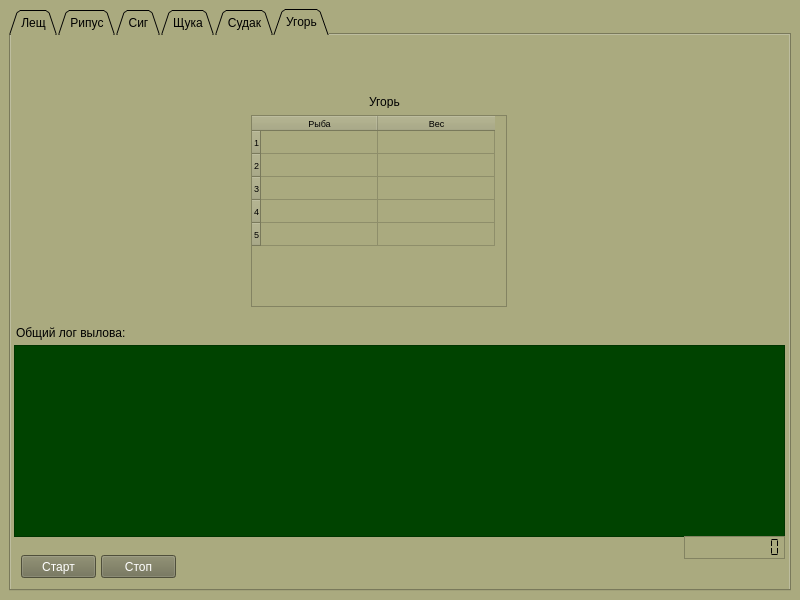
<?xml version="1.0" encoding="UTF-8"?>
<ui version="4.0">
 <class>MainForm</class>
 <widget class="QMainWindow" name="MainForm">
  <property name="geometry">
   <rect>
    <x>0</x>
    <y>0</y>
    <width>800</width>
    <height>600</height>
   </rect>
  </property>
  <property name="windowTitle">
   <string>Промысел Ладога</string>
  </property>
  <property name="windowIcon">
   <iconset>
    <normaloff>img/logo.ico</normaloff>img/logo.ico</iconset>
  </property>
  <property name="styleSheet">
   <string notr="true">background-color: rgb(170, 170, 127);</string>
  </property>
  <widget class="QWidget" name="centralwidget">
   <layout class="QGridLayout" name="gridLayout">
    <item row="1" column="0">
     <widget class="QTabWidget" name="tabWidget">
      <property name="tabShape">
       <enum>QTabWidget::Triangular</enum>
      </property>
      <property name="currentIndex">
       <number>5</number>
      </property>
      <property name="elideMode">
       <enum>Qt::ElideNone</enum>
      </property>
      <property name="tabsClosable">
       <bool>false</bool>
      </property>
      <property name="movable">
       <bool>false</bool>
      </property>
      <property name="tabBarAutoHide">
       <bool>false</bool>
      </property>
      <widget class="QWidget" name="tab">
       <attribute name="title">
        <string>Лещ</string>
       </attribute>
       <widget class="QLabel" name="label">
        <property name="geometry">
         <rect>
          <x>10</x>
          <y>10</y>
          <width>121</width>
          <height>16</height>
         </rect>
        </property>
        <property name="text">
         <string>Лещ не менее 5 кг.</string>
        </property>
       </widget>
       <widget class="QTableWidget" name="tableLesh">
        <property name="geometry">
         <rect>
          <x>3</x>
          <y>30</y>
          <width>251</width>
          <height>251</height>
         </rect>
        </property>
        <property name="font">
         <font>
          <pointsize>7</pointsize>
         </font>
        </property>
        <property name="frameShadow">
         <enum>QFrame::Plain</enum>
        </property>
        <property name="lineWidth">
         <number>1</number>
        </property>
        <property name="midLineWidth">
         <number>0</number>
        </property>
        <property name="sizeAdjustPolicy">
         <enum>QAbstractScrollArea::AdjustIgnored</enum>
        </property>
        <property name="alternatingRowColors">
         <bool>false</bool>
        </property>
        <property name="sortingEnabled">
         <bool>false</bool>
        </property>
        <property name="rowCount">
         <number>0</number>
        </property>
        <attribute name="horizontalHeaderCascadingSectionResizes">
         <bool>false</bool>
        </attribute>
        <attribute name="horizontalHeaderDefaultSectionSize">
         <number>117</number>
        </attribute>
        <attribute name="verticalHeaderDefaultSectionSize">
         <number>23</number>
        </attribute>
        <column>
         <property name="text">
          <string>Рыба</string>
         </property>
         <property name="font">
          <font>
           <pointsize>7</pointsize>
          </font>
         </property>
        </column>
        <column>
         <property name="text">
          <string>Вес</string>
         </property>
         <property name="font">
          <font>
           <pointsize>7</pointsize>
          </font>
         </property>
        </column>
       </widget>
       <widget class="QPushButton" name="startLesh">
        <property name="geometry">
         <rect>
          <x>10</x>
          <y>530</y>
          <width>75</width>
          <height>23</height>
         </rect>
        </property>
        <property name="styleSheet">
         <string notr="true">background-color: rgb(111, 111, 83);
color: #fff</string>
        </property>
        <property name="text">
         <string>Старт</string>
        </property>
       </widget>
       <widget class="QPushButton" name="stopLesh">
        <property name="geometry">
         <rect>
          <x>90</x>
          <y>530</y>
          <width>75</width>
          <height>23</height>
         </rect>
        </property>
        <property name="styleSheet">
         <string notr="true">background-color: rgb(111, 111, 83);
color: #fff</string>
        </property>
        <property name="text">
         <string>Стоп</string>
        </property>
       </widget>
       <widget class="QTableWidget" name="tableGustera">
        <property name="geometry">
         <rect>
          <x>257</x>
          <y>30</y>
          <width>256</width>
          <height>251</height>
         </rect>
        </property>
        <property name="font">
         <font>
          <pointsize>7</pointsize>
         </font>
        </property>
        <property name="rowCount">
         <number>0</number>
        </property>
        <attribute name="horizontalHeaderDefaultSectionSize">
         <number>119</number>
        </attribute>
        <attribute name="verticalHeaderDefaultSectionSize">
         <number>23</number>
        </attribute>
        <column>
         <property name="text">
          <string>Рыба</string>
         </property>
         <property name="font">
          <font>
           <pointsize>7</pointsize>
          </font>
         </property>
        </column>
        <column>
         <property name="text">
          <string>Вес</string>
         </property>
         <property name="font">
          <font>
           <pointsize>7</pointsize>
          </font>
         </property>
        </column>
       </widget>
       <widget class="QTableWidget" name="tableBeloglazka">
        <property name="geometry">
         <rect>
          <x>517</x>
          <y>30</y>
          <width>256</width>
          <height>251</height>
         </rect>
        </property>
        <property name="font">
         <font>
          <pointsize>7</pointsize>
         </font>
        </property>
        <property name="rowCount">
         <number>0</number>
        </property>
        <attribute name="horizontalHeaderDefaultSectionSize">
         <number>119</number>
        </attribute>
        <attribute name="verticalHeaderDefaultSectionSize">
         <number>23</number>
        </attribute>
        <column>
         <property name="text">
          <string>Рыба</string>
         </property>
         <property name="font">
          <font>
           <pointsize>7</pointsize>
          </font>
         </property>
        </column>
        <column>
         <property name="text">
          <string>Вес</string>
         </property>
         <property name="font">
          <font>
           <pointsize>7</pointsize>
          </font>
         </property>
        </column>
       </widget>
       <widget class="QLabel" name="label_2">
        <property name="geometry">
         <rect>
          <x>6</x>
          <y>293</y>
          <width>191</width>
          <height>16</height>
         </rect>
        </property>
        <property name="text">
         <string>Общий лог вылова:</string>
        </property>
       </widget>
       <widget class="QLabel" name="label_3">
        <property name="geometry">
         <rect>
          <x>260</x>
          <y>10</y>
          <width>251</width>
          <height>16</height>
         </rect>
        </property>
        <property name="text">
         <string>Густера не менее 300 гр.</string>
        </property>
       </widget>
       <widget class="QLabel" name="label_4">
        <property name="geometry">
         <rect>
          <x>520</x>
          <y>10</y>
          <width>211</width>
          <height>16</height>
         </rect>
        </property>
        <property name="text">
         <string>Белоглазка не менее 250 гр.</string>
        </property>
       </widget>
       <widget class="QTextBrowser" name="textBrowser">
        <property name="geometry">
         <rect>
          <x>4</x>
          <y>310</y>
          <width>769</width>
          <height>201</height>
         </rect>
        </property>
        <property name="font">
         <font>
          <pointsize>10</pointsize>
         </font>
        </property>
        <property name="styleSheet">
         <string notr="true">background-color: rgb(0, 67, 0);
color: rgb(255, 255, 255);</string>
        </property>
        <property name="horizontalScrollBarPolicy">
         <enum>Qt::ScrollBarAlwaysOff</enum>
        </property>
       </widget>
       <widget class="QLCDNumber" name="lcdLesh">
        <property name="geometry">
         <rect>
          <x>671</x>
          <y>510</y>
          <width>101</width>
          <height>23</height>
         </rect>
        </property>
        <property name="frameShape">
         <enum>QFrame::StyledPanel</enum>
        </property>
        <property name="frameShadow">
         <enum>QFrame::Sunken</enum>
        </property>
        <property name="digitCount">
         <number>10</number>
        </property>
        <property name="segmentStyle">
         <enum>QLCDNumber::Flat</enum>
        </property>
       </widget>
      </widget>
      <widget class="QWidget" name="tab_2">
       <attribute name="title">
        <string>Рипус</string>
       </attribute>
       <widget class="QTextBrowser" name="textBrowser_2">
        <property name="geometry">
         <rect>
          <x>4</x>
          <y>300</y>
          <width>768</width>
          <height>211</height>
         </rect>
        </property>
        <property name="font">
         <font>
          <pointsize>10</pointsize>
         </font>
        </property>
        <property name="styleSheet">
         <string notr="true">background-color: rgb(0, 67, 0);
color: rgb(255, 255, 255);</string>
        </property>
        <property name="horizontalScrollBarPolicy">
         <enum>Qt::ScrollBarAlwaysOff</enum>
        </property>
       </widget>
       <widget class="QPushButton" name="btnStartRipus">
        <property name="geometry">
         <rect>
          <x>10</x>
          <y>520</y>
          <width>75</width>
          <height>23</height>
         </rect>
        </property>
        <property name="styleSheet">
         <string notr="true">background-color: rgb(111, 111, 83);
color: #fff</string>
        </property>
        <property name="text">
         <string>Старт</string>
        </property>
       </widget>
       <widget class="QPushButton" name="btnStopRipus">
        <property name="geometry">
         <rect>
          <x>90</x>
          <y>520</y>
          <width>75</width>
          <height>23</height>
         </rect>
        </property>
        <property name="styleSheet">
         <string notr="true">background-color: rgb(111, 111, 83);
color: #fff</string>
        </property>
        <property name="text">
         <string>Стоп</string>
        </property>
       </widget>
       <widget class="QLCDNumber" name="lcdRipus">
        <property name="geometry">
         <rect>
          <x>680</x>
          <y>510</y>
          <width>91</width>
          <height>23</height>
         </rect>
        </property>
        <property name="frameShape">
         <enum>QFrame::StyledPanel</enum>
        </property>
        <property name="digitCount">
         <number>10</number>
        </property>
        <property name="segmentStyle">
         <enum>QLCDNumber::Flat</enum>
        </property>
       </widget>
       <widget class="QTableWidget" name="tableRipus">
        <property name="geometry">
         <rect>
          <x>10</x>
          <y>50</y>
          <width>360</width>
          <height>202</height>
         </rect>
        </property>
        <property name="font">
         <font>
          <pointsize>7</pointsize>
         </font>
        </property>
        <attribute name="horizontalHeaderDefaultSectionSize">
         <number>153</number>
        </attribute>
        <attribute name="verticalHeaderDefaultSectionSize">
         <number>23</number>
        </attribute>
        <column>
         <property name="text">
          <string>Рыба</string>
         </property>
         <property name="font">
          <font>
           <pointsize>7</pointsize>
          </font>
         </property>
        </column>
        <column>
         <property name="text">
          <string>Вес</string>
         </property>
         <property name="font">
          <font>
           <pointsize>7</pointsize>
          </font>
         </property>
        </column>
       </widget>
       <widget class="QTableWidget" name="tableKorushka">
        <property name="geometry">
         <rect>
          <x>407</x>
          <y>50</y>
          <width>360</width>
          <height>202</height>
         </rect>
        </property>
        <property name="font">
         <font>
          <pointsize>7</pointsize>
         </font>
        </property>
        <attribute name="horizontalHeaderDefaultSectionSize">
         <number>153</number>
        </attribute>
        <attribute name="verticalHeaderDefaultSectionSize">
         <number>23</number>
        </attribute>
        <column>
         <property name="text">
          <string>Рыба</string>
         </property>
         <property name="font">
          <font>
           <pointsize>7</pointsize>
          </font>
         </property>
        </column>
        <column>
         <property name="text">
          <string>Вес</string>
         </property>
         <property name="font">
          <font>
           <pointsize>7</pointsize>
          </font>
         </property>
        </column>
       </widget>
       <widget class="QLCDNumber" name="lcdR">
        <property name="geometry">
         <rect>
          <x>110</x>
          <y>251</y>
          <width>161</width>
          <height>23</height>
         </rect>
        </property>
        <property name="frameShape">
         <enum>QFrame::StyledPanel</enum>
        </property>
        <property name="digitCount">
         <number>18</number>
        </property>
        <property name="segmentStyle">
         <enum>QLCDNumber::Flat</enum>
        </property>
       </widget>
       <widget class="QLCDNumber" name="lcdK">
        <property name="geometry">
         <rect>
          <x>510</x>
          <y>251</y>
          <width>161</width>
          <height>23</height>
         </rect>
        </property>
        <property name="frameShape">
         <enum>QFrame::StyledPanel</enum>
        </property>
        <property name="frameShadow">
         <enum>QFrame::Raised</enum>
        </property>
        <property name="digitCount">
         <number>18</number>
        </property>
        <property name="segmentStyle">
         <enum>QLCDNumber::Flat</enum>
        </property>
       </widget>
       <widget class="QLabel" name="label_5">
        <property name="geometry">
         <rect>
          <x>160</x>
          <y>17</y>
          <width>81</width>
          <height>20</height>
         </rect>
        </property>
        <property name="text">
         <string>Рипус</string>
        </property>
       </widget>
       <widget class="QLabel" name="label_6">
        <property name="geometry">
         <rect>
          <x>550</x>
          <y>20</y>
          <width>47</width>
          <height>13</height>
         </rect>
        </property>
        <property name="text">
         <string>Корюшка</string>
        </property>
       </widget>
       <widget class="QLabel" name="label_10">
        <property name="geometry">
         <rect>
          <x>7</x>
          <y>282</y>
          <width>171</width>
          <height>16</height>
         </rect>
        </property>
        <property name="text">
         <string>Общий лог вылова:</string>
        </property>
       </widget>
      </widget>
      <widget class="QWidget" name="tab_3">
       <attribute name="title">
        <string>Сиг</string>
       </attribute>
       <widget class="QTextBrowser" name="textBrowser_3">
        <property name="geometry">
         <rect>
          <x>3</x>
          <y>291</y>
          <width>770</width>
          <height>211</height>
         </rect>
        </property>
        <property name="styleSheet">
         <string notr="true">background-color: rgb(0, 67, 0);
color: rgb(255, 255, 255);</string>
        </property>
       </widget>
       <widget class="QPushButton" name="btnStartSig">
        <property name="geometry">
         <rect>
          <x>10</x>
          <y>520</y>
          <width>75</width>
          <height>23</height>
         </rect>
        </property>
        <property name="styleSheet">
         <string notr="true">background-color: rgb(111, 111, 83);
color: #fff</string>
        </property>
        <property name="text">
         <string>Старт</string>
        </property>
       </widget>
       <widget class="QPushButton" name="btnStopSig">
        <property name="geometry">
         <rect>
          <x>90</x>
          <y>520</y>
          <width>75</width>
          <height>23</height>
         </rect>
        </property>
        <property name="styleSheet">
         <string notr="true">background-color: rgb(111, 111, 83);
color: #fff</string>
        </property>
        <property name="text">
         <string>Стоп</string>
        </property>
       </widget>
       <widget class="QTableWidget" name="tableRybec">
        <property name="geometry">
         <rect>
          <x>3</x>
          <y>40</y>
          <width>251</width>
          <height>221</height>
         </rect>
        </property>
        <property name="rowCount">
         <number>8</number>
        </property>
        <attribute name="verticalHeaderDefaultSectionSize">
         <number>23</number>
        </attribute>
        <row/>
        <row/>
        <row/>
        <row/>
        <row/>
        <row/>
        <row/>
        <row/>
        <column>
         <property name="text">
          <string>Рыба</string>
         </property>
         <property name="font">
          <font>
           <pointsize>7</pointsize>
          </font>
         </property>
        </column>
        <column>
         <property name="text">
          <string>Вес</string>
         </property>
         <property name="font">
          <font>
           <pointsize>7</pointsize>
          </font>
         </property>
        </column>
       </widget>
       <widget class="QTableWidget" name="tableSig">
        <property name="geometry">
         <rect>
          <x>263</x>
          <y>40</y>
          <width>251</width>
          <height>221</height>
         </rect>
        </property>
        <property name="rowCount">
         <number>8</number>
        </property>
        <attribute name="verticalHeaderDefaultSectionSize">
         <number>23</number>
        </attribute>
        <row/>
        <row/>
        <row/>
        <row/>
        <row/>
        <row/>
        <row/>
        <row/>
        <column>
         <property name="text">
          <string>Рыба</string>
         </property>
         <property name="font">
          <font>
           <pointsize>7</pointsize>
          </font>
         </property>
        </column>
        <column>
         <property name="text">
          <string>Вес</string>
         </property>
         <property name="font">
          <font>
           <pointsize>7</pointsize>
          </font>
         </property>
        </column>
       </widget>
       <widget class="QTableWidget" name="tableLudoga">
        <property name="geometry">
         <rect>
          <x>522</x>
          <y>40</y>
          <width>251</width>
          <height>221</height>
         </rect>
        </property>
        <property name="rowCount">
         <number>8</number>
        </property>
        <attribute name="verticalHeaderDefaultSectionSize">
         <number>23</number>
        </attribute>
        <row/>
        <row/>
        <row/>
        <row/>
        <row/>
        <row/>
        <row/>
        <row/>
        <column>
         <property name="text">
          <string>Рыба</string>
         </property>
         <property name="font">
          <font>
           <pointsize>7</pointsize>
          </font>
         </property>
        </column>
        <column>
         <property name="text">
          <string>Вес</string>
         </property>
         <property name="font">
          <font>
           <pointsize>7</pointsize>
          </font>
         </property>
        </column>
       </widget>
       <widget class="QLabel" name="label_7">
        <property name="geometry">
         <rect>
          <x>60</x>
          <y>20</y>
          <width>131</width>
          <height>16</height>
         </rect>
        </property>
        <property name="text">
         <string>Рыбец не менее 250 гр.</string>
        </property>
       </widget>
       <widget class="QLabel" name="label_8">
        <property name="geometry">
         <rect>
          <x>330</x>
          <y>20</y>
          <width>141</width>
          <height>16</height>
         </rect>
        </property>
        <property name="text">
         <string>Сиг не менее 3 кг.</string>
        </property>
       </widget>
       <widget class="QLabel" name="label_9">
        <property name="geometry">
         <rect>
          <x>580</x>
          <y>20</y>
          <width>131</width>
          <height>16</height>
         </rect>
        </property>
        <property name="text">
         <string>Лудога не менее 350 гр.</string>
        </property>
       </widget>
       <widget class="QLCDNumber" name="lcdSig">
        <property name="geometry">
         <rect>
          <x>671</x>
          <y>501</y>
          <width>101</width>
          <height>23</height>
         </rect>
        </property>
        <property name="frameShape">
         <enum>QFrame::StyledPanel</enum>
        </property>
        <property name="digitCount">
         <number>10</number>
        </property>
        <property name="segmentStyle">
         <enum>QLCDNumber::Flat</enum>
        </property>
       </widget>
       <widget class="QLabel" name="label_11">
        <property name="geometry">
         <rect>
          <x>5</x>
          <y>274</y>
          <width>171</width>
          <height>16</height>
         </rect>
        </property>
        <property name="text">
         <string>Общий лог вылова:</string>
        </property>
       </widget>
      </widget>
      <widget class="QWidget" name="tab_4">
       <attribute name="title">
        <string>Щука</string>
       </attribute>
       <widget class="QTextBrowser" name="textBrowser_4">
        <property name="geometry">
         <rect>
          <x>3</x>
          <y>300</y>
          <width>771</width>
          <height>211</height>
         </rect>
        </property>
        <property name="styleSheet">
         <string notr="true">background-color: rgb(0, 67, 0);
color: rgb(255, 255, 255);</string>
        </property>
       </widget>
       <widget class="QPushButton" name="btnStartShuka">
        <property name="geometry">
         <rect>
          <x>10</x>
          <y>524</y>
          <width>75</width>
          <height>23</height>
         </rect>
        </property>
        <property name="styleSheet">
         <string notr="true">background-color: rgb(111, 111, 83);
color: #fff</string>
        </property>
        <property name="text">
         <string>Старт</string>
        </property>
       </widget>
       <widget class="QPushButton" name="btnStopShuka">
        <property name="geometry">
         <rect>
          <x>90</x>
          <y>524</y>
          <width>75</width>
          <height>23</height>
         </rect>
        </property>
        <property name="styleSheet">
         <string notr="true">background-color: rgb(111, 111, 83);
color: #fff</string>
        </property>
        <property name="text">
         <string>Стоп</string>
        </property>
       </widget>
       <widget class="QLCDNumber" name="lcdShuka">
        <property name="geometry">
         <rect>
          <x>673</x>
          <y>510</y>
          <width>101</width>
          <height>23</height>
         </rect>
        </property>
        <property name="frameShape">
         <enum>QFrame::StyledPanel</enum>
        </property>
        <property name="digitCount">
         <number>10</number>
        </property>
        <property name="segmentStyle">
         <enum>QLCDNumber::Flat</enum>
        </property>
       </widget>
       <widget class="QTableWidget" name="tableShuka">
        <property name="geometry">
         <rect>
          <x>20</x>
          <y>50</y>
          <width>256</width>
          <height>192</height>
         </rect>
        </property>
        <property name="font">
         <font>
          <pointsize>7</pointsize>
         </font>
        </property>
        <property name="rowCount">
         <number>5</number>
        </property>
        <attribute name="horizontalHeaderDefaultSectionSize">
         <number>117</number>
        </attribute>
        <attribute name="verticalHeaderDefaultSectionSize">
         <number>23</number>
        </attribute>
        <row/>
        <row/>
        <row/>
        <row/>
        <row/>
        <column>
         <property name="text">
          <string>Рыба</string>
         </property>
         <property name="font">
          <font>
           <pointsize>7</pointsize>
          </font>
         </property>
        </column>
        <column>
         <property name="text">
          <string>Вес</string>
         </property>
         <property name="font">
          <font>
           <pointsize>7</pointsize>
          </font>
         </property>
        </column>
       </widget>
       <widget class="QTableWidget" name="tableBigShuka">
        <property name="geometry">
         <rect>
          <x>500</x>
          <y>50</y>
          <width>256</width>
          <height>192</height>
         </rect>
        </property>
        <property name="font">
         <font>
          <pointsize>7</pointsize>
         </font>
        </property>
        <property name="rowCount">
         <number>1</number>
        </property>
        <attribute name="horizontalHeaderDefaultSectionSize">
         <number>117</number>
        </attribute>
        <attribute name="verticalHeaderDefaultSectionSize">
         <number>23</number>
        </attribute>
        <row/>
        <column>
         <property name="text">
          <string>Рыба</string>
         </property>
         <property name="font">
          <font>
           <pointsize>7</pointsize>
          </font>
         </property>
        </column>
        <column>
         <property name="text">
          <string>Вес</string>
         </property>
         <property name="font">
          <font>
           <pointsize>7</pointsize>
          </font>
         </property>
        </column>
       </widget>
       <widget class="QLabel" name="label_12">
        <property name="geometry">
         <rect>
          <x>120</x>
          <y>30</y>
          <width>47</width>
          <height>13</height>
         </rect>
        </property>
        <property name="text">
         <string>Щука</string>
        </property>
       </widget>
       <widget class="QLabel" name="label_13">
        <property name="geometry">
         <rect>
          <x>580</x>
          <y>30</y>
          <width>101</width>
          <height>16</height>
         </rect>
        </property>
        <property name="text">
         <string>Глубинная щука</string>
        </property>
       </widget>
       <widget class="QLabel" name="label_14">
        <property name="geometry">
         <rect>
          <x>6</x>
          <y>280</y>
          <width>281</width>
          <height>16</height>
         </rect>
        </property>
        <property name="text">
         <string>Общий лог вылова:</string>
        </property>
       </widget>
      </widget>
      <widget class="QWidget" name="tab_5">
       <attribute name="title">
        <string>Судак</string>
       </attribute>
       <widget class="QTextBrowser" name="textBrowser_5">
        <property name="geometry">
         <rect>
          <x>2</x>
          <y>300</y>
          <width>772</width>
          <height>192</height>
         </rect>
        </property>
        <property name="styleSheet">
         <string notr="true">background-color: rgb(0, 67, 0);
color: rgb(255, 255, 255);</string>
        </property>
       </widget>
       <widget class="QPushButton" name="btnStartSudak">
        <property name="geometry">
         <rect>
          <x>10</x>
          <y>520</y>
          <width>75</width>
          <height>23</height>
         </rect>
        </property>
        <property name="styleSheet">
         <string notr="true">background-color: rgb(111, 111, 83);
color: #fff</string>
        </property>
        <property name="text">
         <string>Старт</string>
        </property>
       </widget>
       <widget class="QPushButton" name="btnStopSudak">
        <property name="geometry">
         <rect>
          <x>90</x>
          <y>520</y>
          <width>75</width>
          <height>23</height>
         </rect>
        </property>
        <property name="styleSheet">
         <string notr="true">background-color: rgb(111, 111, 83);
color: #fff</string>
        </property>
        <property name="text">
         <string>Стоп</string>
        </property>
       </widget>
       <widget class="QTableWidget" name="tableSudak">
        <property name="geometry">
         <rect>
          <x>21</x>
          <y>50</y>
          <width>256</width>
          <height>192</height>
         </rect>
        </property>
        <property name="rowCount">
         <number>5</number>
        </property>
        <attribute name="horizontalHeaderDefaultSectionSize">
         <number>117</number>
        </attribute>
        <attribute name="verticalHeaderDefaultSectionSize">
         <number>23</number>
        </attribute>
        <row/>
        <row/>
        <row/>
        <row/>
        <row/>
        <column>
         <property name="text">
          <string>Рыба</string>
         </property>
         <property name="font">
          <font>
           <pointsize>7</pointsize>
          </font>
         </property>
        </column>
        <column>
         <property name="text">
          <string>Вес</string>
         </property>
         <property name="font">
          <font>
           <pointsize>7</pointsize>
          </font>
         </property>
        </column>
       </widget>
       <widget class="QTableWidget" name="tableBigSudak">
        <property name="geometry">
         <rect>
          <x>500</x>
          <y>50</y>
          <width>256</width>
          <height>192</height>
         </rect>
        </property>
        <property name="rowCount">
         <number>1</number>
        </property>
        <attribute name="horizontalHeaderDefaultSectionSize">
         <number>117</number>
        </attribute>
        <attribute name="verticalHeaderDefaultSectionSize">
         <number>23</number>
        </attribute>
        <row/>
        <column>
         <property name="text">
          <string>Рыба</string>
         </property>
         <property name="font">
          <font>
           <pointsize>7</pointsize>
          </font>
         </property>
        </column>
        <column>
         <property name="text">
          <string>Вес</string>
         </property>
         <property name="font">
          <font>
           <pointsize>7</pointsize>
          </font>
         </property>
        </column>
       </widget>
       <widget class="QLabel" name="label_15">
        <property name="geometry">
         <rect>
          <x>110</x>
          <y>30</y>
          <width>47</width>
          <height>13</height>
         </rect>
        </property>
        <property name="text">
         <string>Судак</string>
        </property>
       </widget>
       <widget class="QLabel" name="label_16">
        <property name="geometry">
         <rect>
          <x>580</x>
          <y>30</y>
          <width>101</width>
          <height>16</height>
         </rect>
        </property>
        <property name="text">
         <string>Глубинный судак</string>
        </property>
       </widget>
       <widget class="QLCDNumber" name="lcdSudak">
        <property name="geometry">
         <rect>
          <x>672</x>
          <y>491</y>
          <width>101</width>
          <height>23</height>
         </rect>
        </property>
        <property name="frameShape">
         <enum>QFrame::StyledPanel</enum>
        </property>
        <property name="digitCount">
         <number>10</number>
        </property>
        <property name="segmentStyle">
         <enum>QLCDNumber::Flat</enum>
        </property>
       </widget>
       <widget class="QLabel" name="label_17">
        <property name="geometry">
         <rect>
          <x>4</x>
          <y>280</y>
          <width>181</width>
          <height>16</height>
         </rect>
        </property>
        <property name="text">
         <string>Общий лог вылова:</string>
        </property>
       </widget>
      </widget>
      <widget class="QWidget" name="tab_6">
       <attribute name="title">
        <string>Угорь</string>
       </attribute>
       <widget class="QTextBrowser" name="textBrowser_6">
        <property name="geometry">
         <rect>
          <x>3</x>
          <y>310</y>
          <width>771</width>
          <height>192</height>
         </rect>
        </property>
        <property name="styleSheet">
         <string notr="true">background-color: rgb(0, 67, 0);
color: rgb(255, 255, 255);</string>
        </property>
       </widget>
       <widget class="QTableWidget" name="tableUgor">
        <property name="geometry">
         <rect>
          <x>240</x>
          <y>80</y>
          <width>256</width>
          <height>192</height>
         </rect>
        </property>
        <property name="font">
         <font>
          <pointsize>7</pointsize>
         </font>
        </property>
        <property name="rowCount">
         <number>5</number>
        </property>
        <attribute name="horizontalHeaderDefaultSectionSize">
         <number>117</number>
        </attribute>
        <attribute name="verticalHeaderDefaultSectionSize">
         <number>23</number>
        </attribute>
        <row/>
        <row/>
        <row/>
        <row/>
        <row/>
        <column>
         <property name="text">
          <string>Рыба</string>
         </property>
         <property name="font">
          <font>
           <pointsize>7</pointsize>
          </font>
         </property>
        </column>
        <column>
         <property name="text">
          <string>Вес</string>
         </property>
         <property name="font">
          <font>
           <pointsize>7</pointsize>
          </font>
         </property>
        </column>
       </widget>
       <widget class="QPushButton" name="btnStartUgor">
        <property name="geometry">
         <rect>
          <x>10</x>
          <y>520</y>
          <width>75</width>
          <height>23</height>
         </rect>
        </property>
        <property name="styleSheet">
         <string notr="true">background-color: rgb(111, 111, 83);
color: #fff</string>
        </property>
        <property name="text">
         <string>Старт</string>
        </property>
       </widget>
       <widget class="QPushButton" name="btnStopUgor">
        <property name="geometry">
         <rect>
          <x>90</x>
          <y>520</y>
          <width>75</width>
          <height>23</height>
         </rect>
        </property>
        <property name="styleSheet">
         <string notr="true">background-color: rgb(111, 111, 83);
color: #fff</string>
        </property>
        <property name="text">
         <string>Стоп</string>
        </property>
       </widget>
       <widget class="QLabel" name="label_18">
        <property name="geometry">
         <rect>
          <x>5</x>
          <y>290</y>
          <width>121</width>
          <height>16</height>
         </rect>
        </property>
        <property name="text">
         <string>Общий лог вылова:</string>
        </property>
       </widget>
       <widget class="QLabel" name="label_19">
        <property name="geometry">
         <rect>
          <x>358</x>
          <y>60</y>
          <width>47</width>
          <height>13</height>
         </rect>
        </property>
        <property name="text">
         <string>Угорь</string>
        </property>
       </widget>
       <widget class="QLCDNumber" name="lcdUgor">
        <property name="geometry">
         <rect>
          <x>673</x>
          <y>501</y>
          <width>101</width>
          <height>23</height>
         </rect>
        </property>
        <property name="frameShape">
         <enum>QFrame::StyledPanel</enum>
        </property>
        <property name="digitCount">
         <number>10</number>
        </property>
        <property name="segmentStyle">
         <enum>QLCDNumber::Flat</enum>
        </property>
       </widget>
      </widget>
     </widget>
    </item>
   </layout>
  </widget>
 </widget>
 <resources/>
 <connections/>
</ui>
